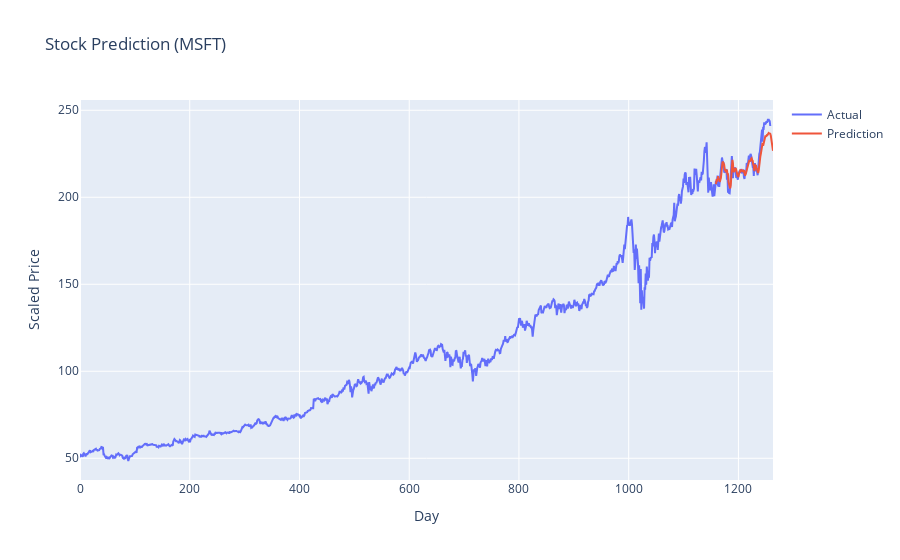

Here is the notebook cell this chart was saved with:
### Code cell
dmin, dmax = meta['data']['min'], meta['data']['max']
actual = SeqDataset.inverse_scale(seq_adj, dmin, dmax)
predicted = SeqDataset.inverse_scale(torch.FloatTensor(p_seq), dmin, dmax)
fig = go.Figure()
fig.add_trace(go.Scatter(x=actual_range, y=actual.numpy(), mode='lines', name='Actual'))
fig.add_trace(go.Scatter(x=pred_range, y=predicted.numpy(), mode='lines', name='Prediction'))
fig.update_layout(title=f'Stock Prediction ({meta["stock"]})',
                   xaxis_title='Day',
                   yaxis_title='Scaled Price')
fig.show()

### Figure 1 — Plotly figure (JSON) as saved in the notebook; plotly's stock layout.template omitted (floating-point values rounded to 4 significant figures; data arrays with more than 128 entries replaced by an {"elided": "..."} marker saying what was removed)
{"data": [{"mode": "lines", "name": "Actual", "type": "scatter", "x": {"elided": "1259 int values"}, "y": {"elided": "1259 float values"}}, {"mode": "lines", "name": "Prediction", "type": "scatter", "x": [1159, 1160, 1161, 1162, 1163, 1164, 1165, 1166, 1167, 1168, 1169, 1170, 1171, 1172, 1173, 1174, 1175, 1176, 1177, 1178, 1179, 1180, 1181, 1182, 1183, 1184, 1185, 1186, 1187, 1188, 1189, 1190, 1191, 1192, 1193, 1194, 1195, 1196, 1197, 1198, 1199, 1200, 1201, 1202, 1203, 1204, 1205, 1206, 1207, 1208, 1209, 1210, 1211, 1212, 1213, 1214, 1215, 1216, 1217, 1218, 1219, 1220, 1221, 1222, 1223, 1224, 1225, 1226, 1227, 1228, 1229, 1230, 1231, 1232, 1233, 1234, 1235, 1236, 1237, 1238, 1239, 1240, 1241, 1242, 1243, 1244, 1245, 1246, 1247, 1248, 1249, 1250, 1251, 1252, 1253, 1254, 1255, 1256, 1257, 1258, 1259, 1260, 1261, 1262, 1263], "y": [207.5, 209.7, 209.5, 210.5, 212.1, 209.9, 210.4, 208.9, 209.9, 211.0, 214.0, 218.0, 220.4, 220.2, 219.1, 218.7, 216.2, 215.1, 215.0, 215.1, 215.9, 213.3, 213.3, 208.6, 206.9, 205.6, 205.1, 207.0, 212.9, 219.0, 221.5, 219.5, 214.6, 214.9, 215.4, 216.2, 216.8, 215.7, 213.4, 213.0, 212.2, 211.7, 213.3, 214.2, 215.1, 214.9, 215.6, 215.7, 215.1, 214.8, 214.7, 215.6, 214.1, 212.5, 213.1, 214.2, 214.7, 217.1, 218.4, 218.4, 220.0, 221.5, 220.8, 220.9, 222.2, 222.5, 221.4, 221.0, 218.9, 217.9, 215.1, 216.5, 218.4, 218.2, 216.5, 216.3, 214.9, 214.0, 215.5, 220.1, 222.6, 223.6, 225.3, 227.3, 228.4, 231.2, 229.6, 231.6, 232.9, 234.7, 235.1, 235.1, 235.2, 235.8, 235.8, 236.4, 236.9, 236.6, 236.6, 236.5, 235.4, 232.6, 230.1, 228.2, 226.7]}], "layout": {"title": {"text": "Stock Prediction (MSFT)"}, "xaxis": {"title": {"text": "Day"}}, "yaxis": {"title": {"text": "Scaled Price"}}}}
